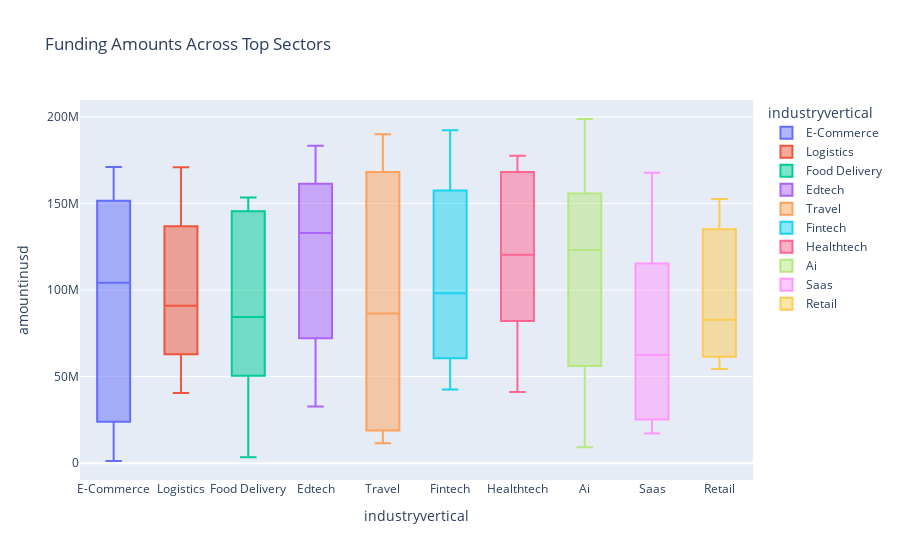

Notebook source saved alongside this figure:
### Code cell
### 5. Interactive Plot (Plotly)
top_sectors = df['industryvertical'].value_counts().head(10).index
top_sector_df = df[df['industryvertical'].isin(top_sectors)]
fig = px.box(top_sector_df, x='industryvertical', y='amountinusd', color='industryvertical',title='Funding Amounts Across Top Sectors')
fig.write_html("Visuals/5. funding_top_sectors_boxplot.html")
fig.show()

### Figure 1 — Plotly figure (JSON) as saved in the notebook; plotly's stock layout.template omitted (floating-point values rounded to 4 significant figures)
{"data": [{"alignmentgroup": "True", "hovertemplate": "industryvertical=%{x}<br>amountinusd=%{y}<extra></extra>", "legendgroup": "E-Commerce", "marker": {"color": "#636efa"}, "name": "E-Commerce", "notched": false, "offsetgroup": "E-Commerce", "orientation": "v", "showlegend": true, "type": "box", "x": ["E-Commerce", "E-Commerce", "E-Commerce", "E-Commerce", "E-Commerce", "E-Commerce", "E-Commerce", "E-Commerce", "E-Commerce"], "x0": " ", "xaxis": "x", "y": [145400000.0, 95850000.0, 104300000.0, 132000000.0, 171200000.0, 27240000.0, 1234000.0, 170400000.0, 13750000.0], "y0": " ", "yaxis": "y"}, {"alignmentgroup": "True", "hovertemplate": "industryvertical=%{x}<br>amountinusd=%{y}<extra></extra>", "legendgroup": "Logistics", "marker": {"color": "#EF553B"}, "name": "Logistics", "notched": false, "offsetgroup": "Logistics", "orientation": "v", "showlegend": true, "type": "box", "x": ["Logistics", "Logistics", "Logistics", "Logistics", "Logistics", "Logistics", "Logistics"], "x0": " ", "xaxis": "x", "y": [56910000.0, 170976775, 40490000.0, 146600000.0, 81030000.0, 90980000.0, 107500000.0], "y0": " ", "yaxis": "y"}, {"alignmentgroup": "True", "hovertemplate": "industryvertical=%{x}<br>amountinusd=%{y}<extra></extra>", "legendgroup": "Food Delivery", "marker": {"color": "#00cc96"}, "name": "Food Delivery", "notched": false, "offsetgroup": "Food Delivery", "orientation": "v", "showlegend": true, "type": "box", "x": ["Food Delivery", "Food Delivery", "Food Delivery", "Food Delivery", "Food Delivery", "Food Delivery", "Food Delivery", "Food Delivery", "Food Delivery", "Food Delivery", "Food Delivery", "Food Delivery", "Food Delivery", "Food Delivery"], "x0": " ", "xaxis": "x", "y": [87830000.0, 153400000.0, 26060000.0, 50740000.0, 118100000.0, 10780000.0, 146800000.0, 152400000.0, 80950000.0, 3426000.0, 93030000.0, 50560000.0, 145500000.0, 55250000.0], "y0": " ", "yaxis": "y"}, {"alignmentgroup": "True", "hovertemplate": "industryvertical=%{x}<br>amountinusd=%{y}<extra></extra>", "legendgroup": "Edtech", "marker": {"color": "#ab63fa"}, "name": "Edtech", "notched": false, "offsetgroup": "Edtech", "orientation": "v", "showlegend": true, "type": "box", "x": ["Edtech", "Edtech", "Edtech", "Edtech", "Edtech", "Edtech", "Edtech", "Edtech", "Edtech", "Edtech"], "x0": " ", "xaxis": "x", "y": [93890000.0, 127800000.0, 138200000.0, 143500000.0, 47710000.0, 161400000.0, 183300000.0, 72230000.0, 32710000.0, 166100000.0], "y0": " ", "yaxis": "y"}, {"alignmentgroup": "True", "hovertemplate": "industryvertical=%{x}<br>amountinusd=%{y}<extra></extra>", "legendgroup": "Travel", "marker": {"color": "#FFA15A"}, "name": "Travel", "notched": false, "offsetgroup": "Travel", "orientation": "v", "showlegend": true, "type": "box", "x": ["Travel", "Travel", "Travel", "Travel", "Travel", "Travel"], "x0": " ", "xaxis": "x", "y": [190000000.0, 18850000.0, 168200000.0, 11540000.0, 65010000.0, 107900000.0], "y0": " ", "yaxis": "y"}, {"alignmentgroup": "True", "hovertemplate": "industryvertical=%{x}<br>amountinusd=%{y}<extra></extra>", "legendgroup": "Fintech", "marker": {"color": "#19d3f3"}, "name": "Fintech", "notched": false, "offsetgroup": "Fintech", "orientation": "v", "showlegend": true, "type": "box", "x": ["Fintech", "Fintech", "Fintech", "Fintech", "Fintech", "Fintech", "Fintech", "Fintech"], "x0": " ", "xaxis": "x", "y": [98640000.0, 55270000.0, 192300000.0, 129800000.0, 185300000.0, 42560000.0, 97700000.0, 66010000.0], "y0": " ", "yaxis": "y"}, {"alignmentgroup": "True", "hovertemplate": "industryvertical=%{x}<br>amountinusd=%{y}<extra></extra>", "legendgroup": "Healthtech", "marker": {"color": "#FF6692"}, "name": "Healthtech", "notched": false, "offsetgroup": "Healthtech", "orientation": "v", "showlegend": true, "type": "box", "x": ["Healthtech", "Healthtech", "Healthtech", "Healthtech", "Healthtech", "Healthtech", "Healthtech"], "x0": " ", "xaxis": "x", "y": [41080000.0, 177600000.0, 174000000.0, 112900000.0, 150700000.0, 120300000.0, 71880000.0], "y0": " ", "yaxis": "y"}, {"alignmentgroup": "True", "hovertemplate": "industryvertical=%{x}<br>amountinusd=%{y}<extra></extra>", "legendgroup": "Ai", "marker": {"color": "#B6E880"}, "name": "Ai", "notched": false, "offsetgroup": "Ai", "orientation": "v", "showlegend": true, "type": "box", "x": ["Ai", "Ai", "Ai", "Ai", "Ai", "Ai", "Ai", "Ai", "Ai", "Ai"], "x0": " ", "xaxis": "x", "y": [101000000.0, 85250000.0, 51140000.0, 152800000.0, 155800000.0, 169938374, 56100000.0, 198844745, 145400000.0, 9173000.0], "y0": " ", "yaxis": "y"}, {"alignmentgroup": "True", "hovertemplate": "industryvertical=%{x}<br>amountinusd=%{y}<extra></extra>", "legendgroup": "Saas", "marker": {"color": "#FF97FF"}, "name": "Saas", "notched": false, "offsetgroup": "Saas", "orientation": "v", "showlegend": true, "type": "box", "x": ["Saas", "Saas", "Saas", "Saas", "Saas"], "x0": " ", "xaxis": "x", "y": [27870000.0, 17110000.0, 167800000.0, 62480000.0, 97950000.0], "y0": " ", "yaxis": "y"}, {"alignmentgroup": "True", "hovertemplate": "industryvertical=%{x}<br>amountinusd=%{y}<extra></extra>", "legendgroup": "Retail", "marker": {"color": "#FECB52"}, "name": "Retail", "notched": false, "offsetgroup": "Retail", "orientation": "v", "showlegend": true, "type": "box", "x": ["Retail", "Retail", "Retail"], "x0": " ", "xaxis": "x", "y": [82820000.0, 152600000.0, 54360000.0], "y0": " ", "yaxis": "y"}], "layout": {"boxmode": "overlay", "legend": {"title": {"text": "industryvertical"}, "tracegroupgap": 0}, "title": {"text": "Funding Amounts Across Top Sectors"}, "xaxis": {"anchor": "y", "categoryarray": ["E-Commerce", "Logistics", "Food Delivery", "Edtech", "Travel", "Fintech", "Healthtech", "Ai", "Saas", "Retail"], "categoryorder": "array", "domain": [0, 1], "title": {"text": "industryvertical"}}, "yaxis": {"anchor": "x", "domain": [0, 1], "title": {"text": "amountinusd"}}}}
